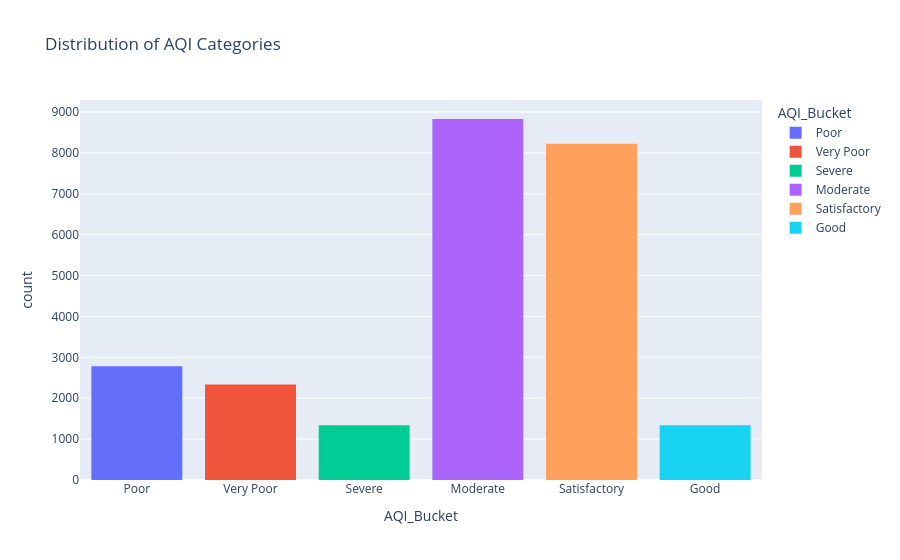

This figure's notebook cell:
### Markdown cell above
## 2. Distribution of AQI Categories

### Code cell
fig = px.histogram(
    air_df,
    x="AQI_Bucket",
    color="AQI_Bucket",
    title="Distribution of AQI Categories"
)

fig.show()

### Figure 1 — Plotly figure (JSON) as saved in the notebook; plotly's stock layout.template omitted (floating-point values rounded to 4 significant figures; data arrays with more than 128 entries replaced by an {"elided": "..."} marker saying what was removed)
{"data": [{"bingroup": "x", "hovertemplate": "AQI_Bucket=%{x}<br>count=%{y}<extra></extra>", "legendgroup": "Poor", "marker": {"color": "#636efa", "pattern": {"shape": ""}}, "name": "Poor", "orientation": "v", "showlegend": true, "type": "histogram", "x": {"elided": "2781 str values"}, "xaxis": "x", "yaxis": "y"}, {"bingroup": "x", "hovertemplate": "AQI_Bucket=%{x}<br>count=%{y}<extra></extra>", "legendgroup": "Very Poor", "marker": {"color": "#EF553B", "pattern": {"shape": ""}}, "name": "Very Poor", "orientation": "v", "showlegend": true, "type": "histogram", "x": {"elided": "2337 str values"}, "xaxis": "x", "yaxis": "y"}, {"bingroup": "x", "hovertemplate": "AQI_Bucket=%{x}<br>count=%{y}<extra></extra>", "legendgroup": "Severe", "marker": {"color": "#00cc96", "pattern": {"shape": ""}}, "name": "Severe", "orientation": "v", "showlegend": true, "type": "histogram", "x": {"elided": "1338 str values"}, "xaxis": "x", "yaxis": "y"}, {"bingroup": "x", "hovertemplate": "AQI_Bucket=%{x}<br>count=%{y}<extra></extra>", "legendgroup": "Moderate", "marker": {"color": "#ab63fa", "pattern": {"shape": ""}}, "name": "Moderate", "orientation": "v", "showlegend": true, "type": "histogram", "x": {"elided": "8829 str values"}, "xaxis": "x", "yaxis": "y"}, {"bingroup": "x", "hovertemplate": "AQI_Bucket=%{x}<br>count=%{y}<extra></extra>", "legendgroup": "Satisfactory", "marker": {"color": "#FFA15A", "pattern": {"shape": ""}}, "name": "Satisfactory", "orientation": "v", "showlegend": true, "type": "histogram", "x": {"elided": "8224 str values"}, "xaxis": "x", "yaxis": "y"}, {"bingroup": "x", "hovertemplate": "AQI_Bucket=%{x}<br>count=%{y}<extra></extra>", "legendgroup": "Good", "marker": {"color": "#19d3f3", "pattern": {"shape": ""}}, "name": "Good", "orientation": "v", "showlegend": true, "type": "histogram", "x": {"elided": "1341 str values"}, "xaxis": "x", "yaxis": "y"}], "layout": {"barmode": "relative", "legend": {"title": {"text": "AQI_Bucket"}, "tracegroupgap": 0}, "title": {"text": "Distribution of AQI Categories"}, "xaxis": {"anchor": "y", "categoryarray": ["Poor", "Very Poor", "Severe", "Moderate", "Satisfactory", "Good"], "categoryorder": "array", "domain": [0, 1], "title": {"text": "AQI_Bucket"}}, "yaxis": {"anchor": "x", "domain": [0, 1], "title": {"text": "count"}}}}
